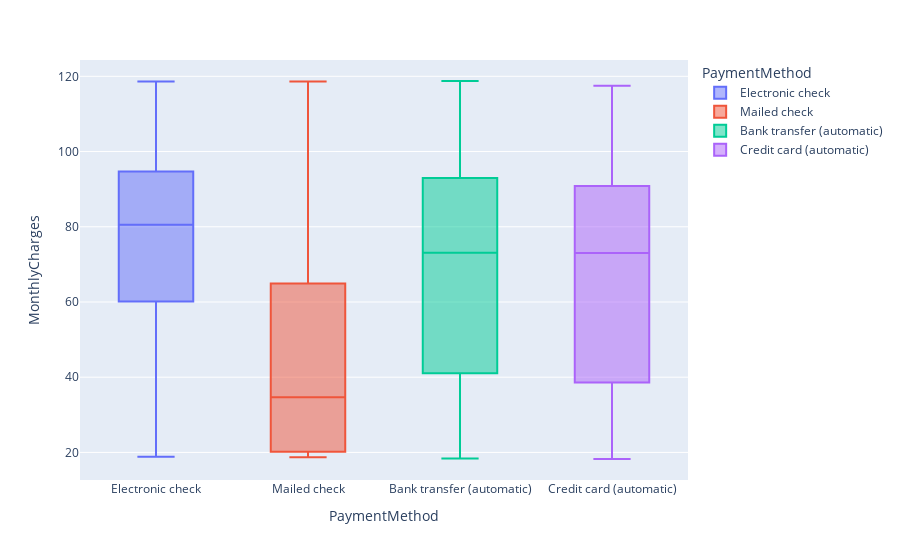

The cell this chart's notebook holds for it:
### Markdown cell above
#### The above graph explains how Churn varies in according to Monthly Charges

### Code cell
px.box(tc,tc.PaymentMethod,tc.MonthlyCharges,color='PaymentMethod')

### Figure 1 — Plotly figure (JSON) as saved in the notebook; plotly's stock layout.template omitted (floating-point values rounded to 4 significant figures; data arrays with more than 128 entries replaced by an {"elided": "..."} marker saying what was removed)
{"data": [{"alignmentgroup": "True", "hovertemplate": "PaymentMethod=%{x}<br>MonthlyCharges=%{y}<extra></extra>", "legendgroup": "Electronic check", "marker": {"color": "#636efa"}, "name": "Electronic check", "notched": false, "offsetgroup": "Electronic check", "orientation": "v", "showlegend": true, "x": {"elided": "2365 str values"}, "x0": " ", "xaxis": "x", "y": {"elided": "2365 float values"}, "y0": " ", "yaxis": "y", "type": "box"}, {"alignmentgroup": "True", "hovertemplate": "PaymentMethod=%{x}<br>MonthlyCharges=%{y}<extra></extra>", "legendgroup": "Mailed check", "marker": {"color": "#EF553B"}, "name": "Mailed check", "notched": false, "offsetgroup": "Mailed check", "orientation": "v", "showlegend": true, "x": {"elided": "1612 str values"}, "x0": " ", "xaxis": "x", "y": {"elided": "1612 float values"}, "y0": " ", "yaxis": "y", "type": "box"}, {"alignmentgroup": "True", "hovertemplate": "PaymentMethod=%{x}<br>MonthlyCharges=%{y}<extra></extra>", "legendgroup": "Bank transfer (automatic)", "marker": {"color": "#00cc96"}, "name": "Bank transfer (automatic)", "notched": false, "offsetgroup": "Bank transfer (automatic)", "orientation": "v", "showlegend": true, "x": {"elided": "1544 str values"}, "x0": " ", "xaxis": "x", "y": {"elided": "1544 float values"}, "y0": " ", "yaxis": "y", "type": "box"}, {"alignmentgroup": "True", "hovertemplate": "PaymentMethod=%{x}<br>MonthlyCharges=%{y}<extra></extra>", "legendgroup": "Credit card (automatic)", "marker": {"color": "#ab63fa"}, "name": "Credit card (automatic)", "notched": false, "offsetgroup": "Credit card (automatic)", "orientation": "v", "showlegend": true, "x": {"elided": "1522 str values"}, "x0": " ", "xaxis": "x", "y": {"elided": "1522 float values"}, "y0": " ", "yaxis": "y", "type": "box"}], "layout": {"xaxis": {"anchor": "y", "domain": [0, 1], "title": {"text": "PaymentMethod"}, "categoryorder": "array", "categoryarray": ["Electronic check", "Mailed check", "Bank transfer (automatic)", "Credit card (automatic)"]}, "yaxis": {"anchor": "x", "domain": [0, 1], "title": {"text": "MonthlyCharges"}}, "legend": {"title": {"text": "PaymentMethod"}, "tracegroupgap": 0}, "margin": {"t": 60}, "boxmode": "overlay"}}
